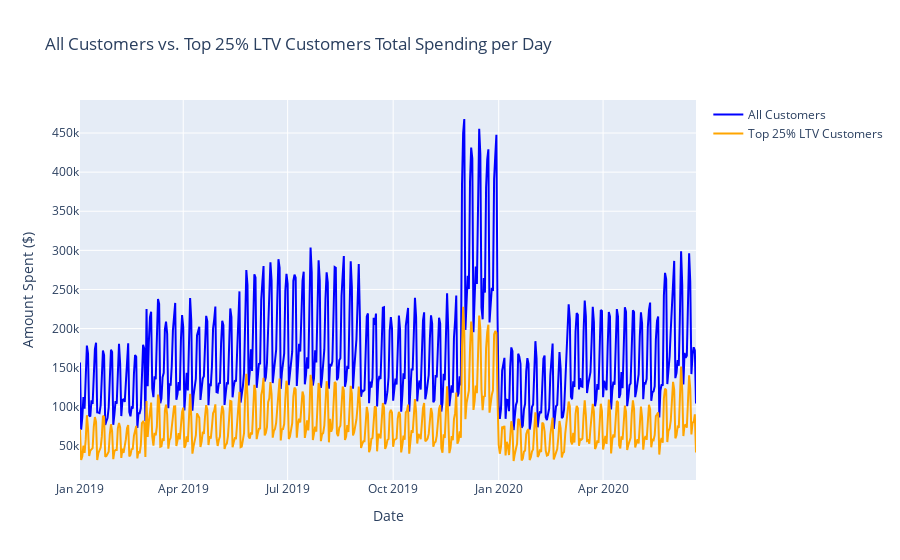

Write notebook code for a chart like this one.
### Code cell
# Create a df for total spend per day
totalspendperday = df.groupby("trans_date").agg(TotalSpent = ("amt","sum"))
# Create a df for a the total spend per day of the top 25% cc numbers by ltv score
topltvcustomers_groupby = topltvcustomers.groupby("trans_date").agg(totalspend = ("amt","sum"))
# Create a figure on these two data frames to see how much money the top 25% of cc's are contributing. (about 46%)
fig = go.Figure()
fig.add_trace(go.Scatter(x=totalspendperday.index,y=totalspendperday["TotalSpent"],mode="lines",name="All Customers",line=dict(color="blue",width=2)))
fig.add_trace(go.Scatter(x=topltvcustomers_groupby.index,y=topltvcustomers_groupby["totalspend"],mode="lines",name="Top 25% LTV Customers",line=dict(color="orange",width=2)))
fig.update_layout(title="All Customers vs. Top 25% LTV Customers Total Spending per Day",xaxis_title="Date",yaxis_title="Amount Spent ($)",showlegend=True)
fig.show()

### Figure 1 — Plotly figure (JSON) as saved in the notebook; plotly's stock layout.template omitted (floating-point values rounded to 4 significant figures; data arrays with more than 128 entries replaced by an {"elided": "..."} marker saying what was removed)
{"data": [{"line": {"color": "blue", "width": 2}, "mode": "lines", "name": "All Customers", "type": "scatter", "x": {"elided": "537 str values"}, "y": {"elided": "537 float values"}}, {"line": {"color": "orange", "width": 2}, "mode": "lines", "name": "Top 25% LTV Customers", "type": "scatter", "x": {"elided": "537 str values"}, "y": {"elided": "537 float values"}}], "layout": {"showlegend": true, "title": {"text": "All Customers vs. Top 25% LTV Customers Total Spending per Day"}, "xaxis": {"title": {"text": "Date"}}, "yaxis": {"title": {"text": "Amount Spent ($)"}}}}
